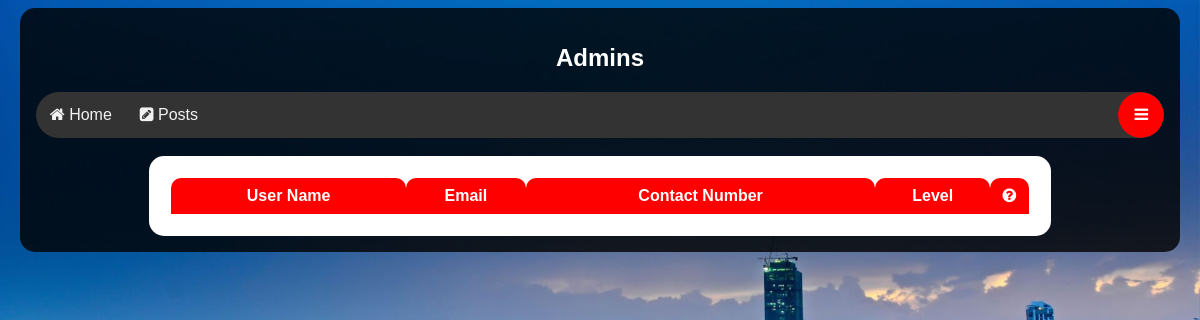
Before: /GarbageCollectionSystem/Admins.php (signed in) with the older database file.
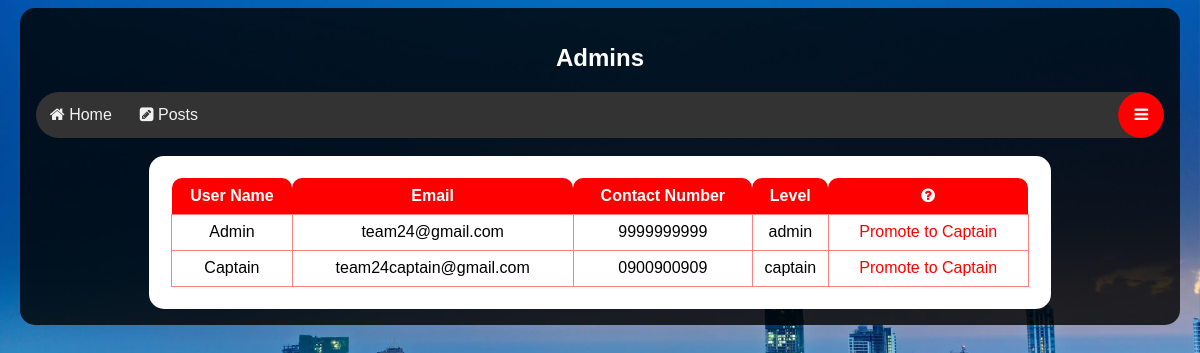
After: the same page with the newer database file.
### tables this page shows
CREATE TABLE `UserDetails` (
  `UserName` varchar(25) NOT NULL,
  `Email` varchar(50) NOT NULL,
  `ContactNumber` varchar(10) NOT NULL,
  `password` varchar(100) NOT NULL,
  `UserType` varchar(10) NOT NULL DEFAULT 'normal'
);

### GarbageCollectionSystem/Admins.php (the view, shortened to what this page needs)
<?php
include('connection.php');
?>
<!DOCTYPE html>
<html>
<head>
	<link rel="stylesheet" type="text/css" href="style.css">
   <link rel="stylesheet" href="https://cdnjs.cloudflare.com/ajax/libs/font-awesome/4.7.0/css/font-awesome.min.css">
</head>
<body>
<div class="containerContent">
		<h2 style="text-align: center;">Admins</h2>
<div class="navigationbar" id="navbar">
  <a href="WelcomePageAdmin.php"><i class="fa fa-home"></i> Home</a>
  <a href="PostsPageAdmin.php"><i class="fa fa-pencil-square"></i> Posts</a>
  <div class="profileMenu">
    <button class="profileButton"  id="active"><i class="fa fa-bars"></i></button>
  </div>
</div>
<?php
$result = mysqli_query($connection,"SELECT * FROM UserDetails WHERE UserType='admin' OR UserType='captain' ORDER BY UserName ASC");
echo "<br>";
echo "<div id='tablecontainer'>";
echo "<table id='table'>
<tr>
<th>User Name</th>
<th>Email</th>
<th>Contact Number</th>
<th>Level</th>
<th><i class='fa fa-question-circle'></i></th>
</tr>";
while($row = mysqli_fetch_array($result))
{
echo "<tr>";
echo "<td>".$row['UserName']."</td>";
echo "<td id='pn'>" . $row['Email'] . "</td>";
echo "<td>" . $row['ContactNumber'] . "</td>";
echo "<td>" . $row['UserType'] . "</td>";
$UserName=$row['UserName'];
echo "<td><a href='promoteToCaptain.php?UserName=$UserName' style='text-decoration: none;'>" . "Promote to Captain" . "</td>";
echo "</tr>";
}
echo "</table>";
echo "</div>";
?>
</div>
</body>
</html>

Changed rows visible on the page:
added userdetails: UserName "Admin", Email "team24@gmail.com", ContactNumber "9999999999", UserType "admin"
added userdetails: UserName "Captain", Email "team24captain@gmail.com", ContactNumber "0900900909", UserType "captain"
